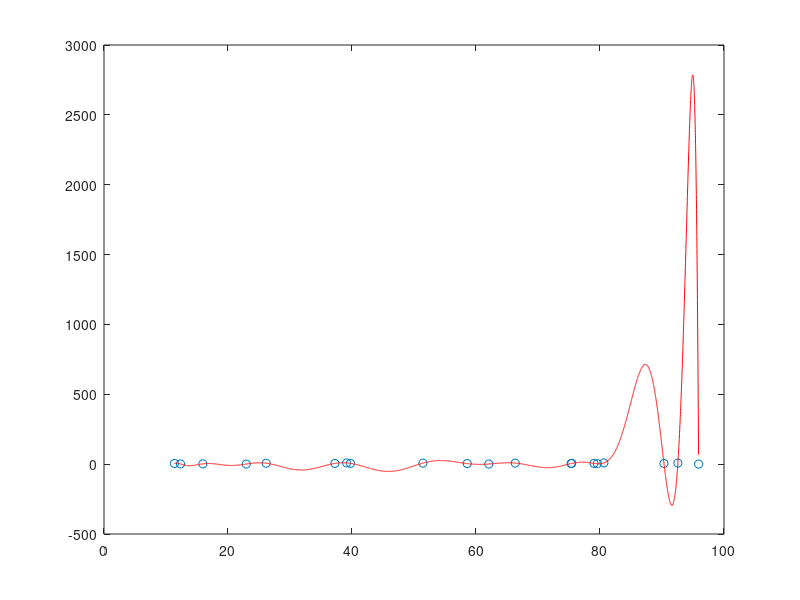

The MATLAB source for this figure:
%   Cantidad de puntos (x, y)
n_puntos = 20;

%   Valores de x en el rango [0, 100], posteriormente ordenados
x = rand(1, n_puntos) * 90 + 10;
x = sort(x);

%   Valores de y en el rango [0, 10]
y = rand(1, n_puntos) * 10 + rand(1, n_puntos);

%   Rango pseudo-continuo de x en el rango de [0, 100]
x_res = x(1):0.01:x(end);

%   Ajuste polinomial de los puntos con un polinomio de grado n_puntos - 1
p = polyfit(x, y, n_puntos  - 1);

%   Valores de y tales que corresponden al ajuste polinomial para los
%   valores de x en x_res
y_res = polyval(p, x_res);

%   Grafica
figure;
plot(x, y, 'o');
hold on;
plot(x_res, y_res, 'r');
hold off;

A = zeros(n_puntos, n_puntos);

for i = 1:n_puntos
    for j = 1:n_puntos
        A(i,(n_puntos - j) + 1) = x(i).^(n_puntos - j);
    end
end